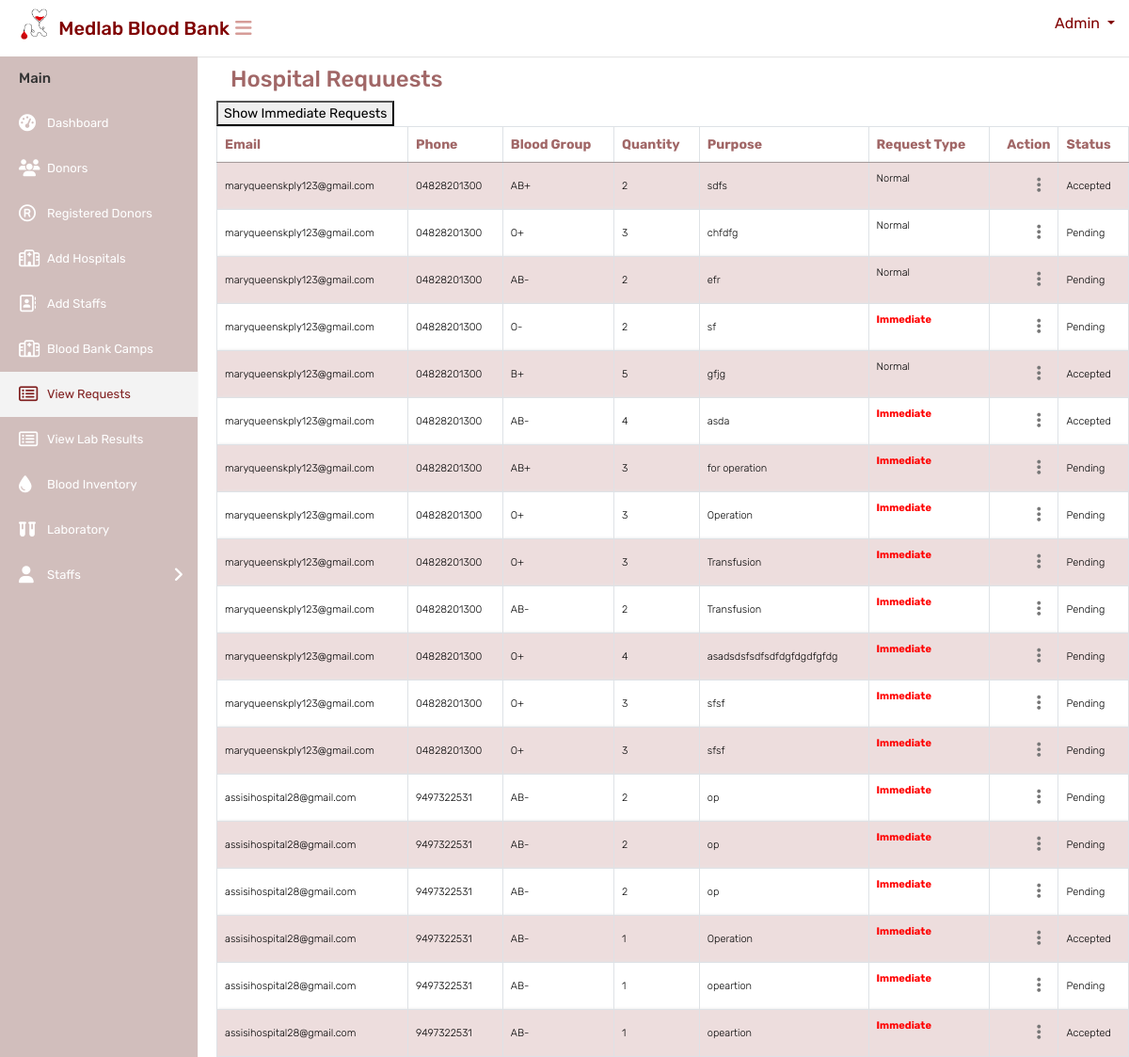
The app's page /blood_request_list, older data.
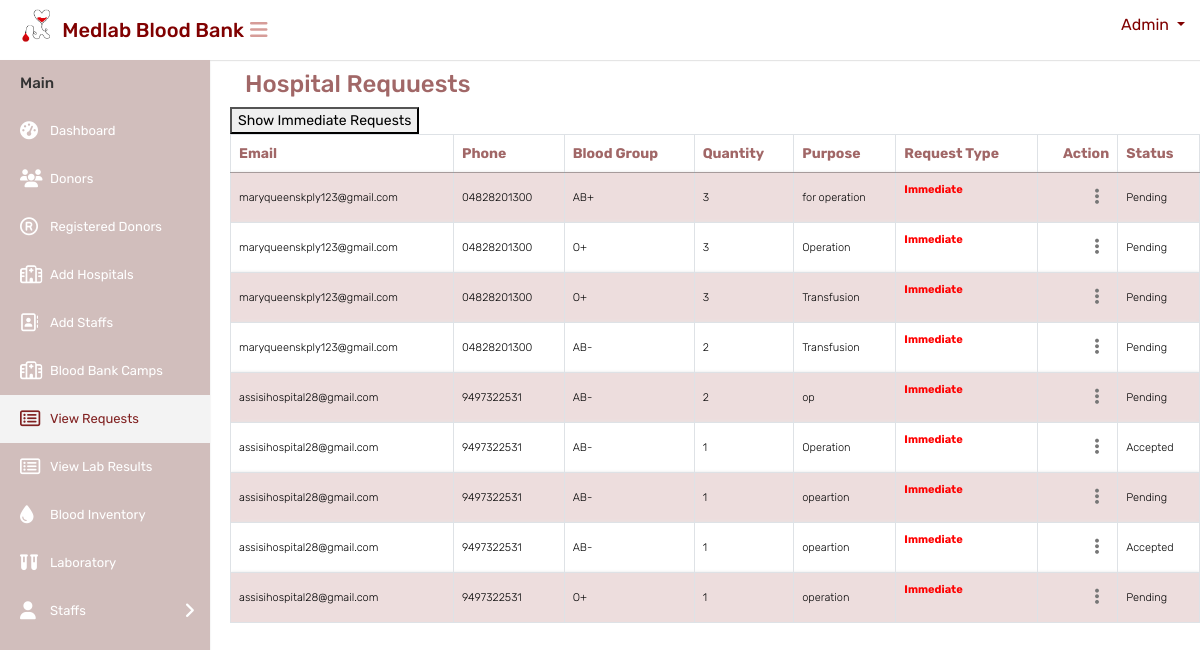
The same page, newer data.
### website/models.py (models this page shows, shortened)
class BloodRequest(models.Model):
    user=models.ForeignKey(CustomUser,on_delete=models.CASCADE, default=None)
    blood_group = models.CharField(max_length=5)
    quantity = models.IntegerField(default=0, null=True, blank=True)
    purpose = models.TextField()
    is_immediate = models.BooleanField(default=False)
    requested_date = models.DateField(default=datetime.now)
    requested_time = models.TimeField(default=datetime.now)
    STATUS_CHOICES = (
        ('Pending', 'Pending'),
        ('Accepted', 'Accepted'),
        ('Rejected', 'Rejected'),
    )
    status = models.CharField(max_length=20, choices=STATUS_CHOICES, default='Pending')
    amount = models.IntegerField(default=0)

class CustomUser(AbstractUser):
    DONOR = 1
    HOSPITAL = 2
    STAFF = 3
    REGISTEREDDONOR = 4
    LABSTAFF = 5
    ROLE_CHOICE = (
        (DONOR, 'DONOR'),
        (HOSPITAL, 'HOSPITAL'),
        (STAFF, 'STAFF'),
        (REGISTEREDDONOR, 'REGISTEREDDONOR'),
        (LABSTAFF, 'LABSTAFF'),
    )
    username=None
    first_name = None
    last_name = None
    USERNAME_FIELD = 'email'
    email = models.EmailField(max_length=100, unique=True)
    phone = models.CharField(max_length=12, blank=True)
    password = models.CharField(max_length=128)
    role = models.IntegerField(choices=ROLE_CHOICE,default='1')
    is_admin = models.BooleanField(default=False)
    is_staff = models.BooleanField(default=False)
    is_active = models.BooleanField(default=True)
    is_superadmin = models.BooleanField(default=False)
    REQUIRED_FIELDS = ['phone']
    objects = UserManager()

### website/views.py (the view)
# urls.py: path('blood_request_list', blood_request_list, name='blood_request_list'),
def blood_request_list(request):
    blood_requests = BloodRequest.objects.all()  # Retrieve all BloodRequest objects from the database
    return render(request, 'mainuser/viewrequests.html', {'blood_requests': blood_requests})

### templates/mainuser/viewrequests.html (shortened to what the changed rows need)
{% load static %}
<html>
<head>
        <link rel="stylesheet" type="text/css" href="{% static 'mainuser/css/bootstrap.min.css' %}">
        <link rel="stylesheet" type="text/css" href="{% static 'mainuser/css/font-awesome.min.css' %}">
        <link rel="stylesheet" type="text/css" href="{% static 'mainuser/css/style.css' %}">
        <link rel="stylesheet" type="text/css" href="https://cdn.datatables.net/1.11.6/css/jquery.dataTables.css">
</head>
<body>
    <div class="main-wrapper">
        <div class="page-wrapper">
            <div class="row">
                <div class="col-md-12">
                    <div class="table-responsive">
                        <table class="table table-bordered table-striped custom-table datatable mb-0">
                            <thead>
                                <tr>
                                    <th>Email</th>
                                    <th>Phone</th>
                                    <th>Blood Group</th>
                                    <th>Quantity</th>
                                    <th>Purpose</th>
                                    <th>Request Type</th>
                                    <th class="text-right">Action</th>
                                    <th>Status</th>
                                </tr>
                            </thead>
                            <tbody>
                                {% for blood_request in blood_requests %}
                                <tr class="blood-request-row {% if blood_request.is_immediate %}immediate-row{% endif %}">
                                    <td>{{ blood_request.user.email }}</td>
                                    <td>{{ blood_request.user.phone }}</td>
                                    <td>{{ blood_request.blood_group }}</td>
                                    <td>{{ blood_request.quantity }}</td>
                                    <td>{{ blood_request.purpose }}</td>
                                    <td>
                                        {% if blood_request.is_immediate %}
                                            <p style="font-family: 'Rubik', sans-serif; color:red;font-weight:bold">Immediate</p>
                                        {% else %}
                                        <p style="font-family: 'Rubik', sans-serif;">Normal</p>
                                        {% endif %}
                                    </td>
                                    <td class="text-right">
                                        <div class="dropdown dropdown-action">
                                            <a href="#" class="action-icon dropdown-toggle" data-toggle="dropdown" aria-expanded="false"><i class="fa fa-ellipsis-v"></i></a>
                                        </div>
                                    </td>
                                   <td>{{ blood_request.status }}</td>
                                </tr>
                                {% endfor %}
                            </tbody>
                        </table>
                    </div>
                </div>
            </div>
        </div>
</body>
</html>

Row changes from the older to the newer data that the page shows:
removed BloodRequest: user.email "maryqueenskply123@gmail.com", user.phone "04828201300", blood_group "AB+", quantity "2", purpose "sdfs", is_immediate "Normal", status "Accepted"
removed BloodRequest: user.email "maryqueenskply123@gmail.com", user.phone "04828201300", blood_group "O+", quantity "3", purpose "chfdfg", is_immediate "Normal", status "Pending"
removed BloodRequest: user.email "maryqueenskply123@gmail.com", user.phone "04828201300", blood_group "AB-", quantity "2", purpose "efr", is_immediate "Normal", status "Pending"
removed BloodRequest: user.email "maryqueenskply123@gmail.com", user.phone "04828201300", blood_group "O-", quantity "2", purpose "sf", is_immediate "Immediate", status "Pending"
removed BloodRequest: user.email "maryqueenskply123@gmail.com", user.phone "04828201300", blood_group "B+", quantity "5", purpose "gfjg", is_immediate "Normal", status "Accepted"
removed BloodRequest: user.email "maryqueenskply123@gmail.com", user.phone "04828201300", blood_group "AB-", quantity "4", purpose "asda", is_immediate "Immediate", status "Accepted"
removed BloodRequest: user.email "maryqueenskply123@gmail.com", user.phone "04828201300", blood_group "O+", quantity "4", purpose "asadsdsfsdfsdfdgfdgdfgfdg", is_immediate "Immediate", status "Pending"
removed BloodRequest: user.email "maryqueenskply123@gmail.com", user.phone "04828201300", blood_group "O+", quantity "3", purpose "sfsf", is_immediate "Immediate", status "Pending"
removed BloodRequest: user.email "maryqueenskply123@gmail.com", user.phone "04828201300", blood_group "O+", quantity "3", purpose "sfsf", is_immediate "Immediate", status "Pending"
removed BloodRequest: user.email "assisihospital28@gmail.com", user.phone "9497322531", blood_group "AB-", quantity "2", purpose "op", is_immediate "Immediate", status "Pending"
removed BloodRequest: user.email "assisihospital28@gmail.com", user.phone "9497322531", blood_group "AB-", quantity "2", purpose "op", is_immediate "Immediate", status "Pending"
added BloodRequest: user.email "assisihospital28@gmail.com", user.phone "9497322531", blood_group "O+", quantity "1", purpose "operation", is_immediate "Immediate", status "Pending"
